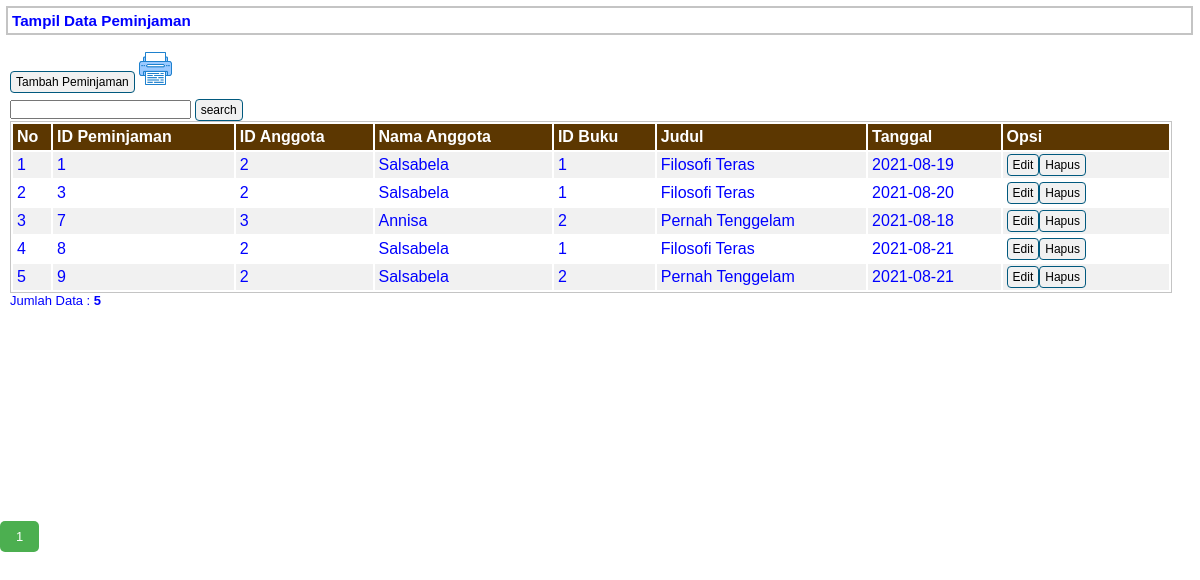
Page /pages/peminjaman.php on the committed database.
### tables this page shows
CREATE TABLE `peminjaman` (
  `id_peminjaman` int(11) NOT NULL,
  `idanggota` varchar(5) NOT NULL,
  `id_buku` int(11) NOT NULL,
  `tanggal_pinjam` date NOT NULL
);

CREATE TABLE `tbanggota` (
  `idanggota` varchar(5) NOT NULL,
  `nama` varchar(30) NOT NULL,
  `jeniskelamin` varchar(10) NOT NULL,
  `alamat` varchar(40) NOT NULL,
  `status` varchar(20) NOT NULL,
  `foto` varchar(35) NOT NULL
);

CREATE TABLE `tbbuku` (
  `id_buku` int(11) NOT NULL,
  `judul` varchar(50) NOT NULL,
  `penerbit` varchar(50) NOT NULL,
  `penulis` varchar(50) NOT NULL,
  `tahun_terbit` int(11) NOT NULL,
  `foto` varchar(35) NOT NULL
);

### pages/peminjaman.php (the view, shortened to what this page needs)
<?php
include'../koneksi.php';
?>
<link rel="stylesheet" type="text/css" href="../style.css">
<div id="label-page"><h3>Tampil Data Peminjaman</h3></div>
<div id="content">
	<p id="tombol-tambah-container">
		<a href="peminjaman-input.php" class="tombol">Tambah Peminjaman</a>
		<a target="_blank" href="cetak.php"><img src="printer.png" height="35px"></a>
		<div class="form-inline">
			<div alignnment="right">
				<form method=post>
					<input type="text" name="pencarian">
					<input type="submit" name="search" value="search" class="tombol">
				</form>
			</div>
		</div>
	</p>
	<table id="tabel-tampil">
		<thead>
			<tr>
				<th id="label-tampil-no">No</td>
				<th>ID Peminjaman</th>
				<th>ID Anggota</th>
				<th>Nama Anggota</th>
				<th>ID Buku</th>
				<th>Judul</th>
				<th>Tanggal</th>
				<th id="label-opsi">Opsi</th>
			</tr>
		</thead>
		<tbody>
			<?php
			$batas=5;
			extract($_GET);
			if(empty($hal)){
				$posisi = 0;
				$hal = 1;
				$nomor = 1;
			} else {
				$posisi = ($hal-1) * $batas;
				$nomor = $posisi+1;
			}
			if($_SERVER['REQUEST_METHOD'] == "POST"){
				$pencarian = trim(mysqli_real_escape_string($db, $_POST['pencarian']));
				if($pencarian != ""){
					$sql = "SELECT peminjaman.id_peminjaman, peminjaman.idanggota, tbanggota.nama, peminjaman.id_buku, tbbuku.judul, peminjaman.tanggal_pinjam FROM peminjaman JOIN tbanggota ON peminjaman.idanggota = tbanggota.idanggota JOIN tbbuku ON peminjaman.id_buku=tbbuku.id_buku WHERE peminjaman.id_peminjaman LIKE '%$pencarian%'
							OR tbanggota.idanggota LIKE '%$pencarian%'
							OR tbbuku.id_buku LIKE '%$pencarian%'
							OR peminjaman.tanggal_pinjam LIKE '%$pencarian%'";
					$query = $sql;
					$queryJml = $sql;
				} else {
					$query = "SELECT peminjaman.id_peminjaman, peminjaman.idanggota, tbanggota.nama, peminjaman.id_buku, tbbuku.judul, peminjaman.tanggal_pinjam FROM peminjaman JOIN tbanggota ON peminjaman.idanggota = tbanggota.idanggota JOIN tbbuku ON peminjaman.id_buku=tbbuku.id_buku LIMIT $posisi, $batas";
					$queryJml = "SELECT * FROM peminjaman";
					$no = $posisi * 1;
				}
			}
			else{
				$query = "SELECT  peminjaman.id_peminjaman, peminjaman.idanggota, tbanggota.nama, peminjaman.id_buku, tbbuku.judul, peminjaman.tanggal_pinjam FROM peminjaman JOIN tbanggota ON peminjaman.idanggota = tbanggota.idanggota JOIN tbbuku ON peminjaman.id_buku=tbbuku.id_buku LIMIT $posisi, $batas";
				$queryJml = "SELECT * FROM peminjaman";
			}
			$q_tampil_peminjaman = mysqli_query($db, $query);
			if(mysqli_num_rows($q_tampil_peminjaman)> 0){
				while ($r_tampil_peminjaman=mysqli_fetch_array($q_tampil_peminjaman)) {
					?>
					<tr>
						<td><?php echo $nomor; ?></td>
						<td><?php echo $r_tampil_peminjaman['id_peminjaman']; ?></td>
						<td><?php echo $r_tampil_peminjaman['idanggota']; ?></td>
						<td><?php echo $r_tampil_peminjaman['nama']; ?></td>
						<td><?php echo $r_tampil_peminjaman['id_buku']; ?></td>
						<td><?php echo $r_tampil_peminjaman['judul']; ?></td>
						<td><?php echo $r_tampil_peminjaman['tanggal_pinjam']; ?></td>
						<td>
							<div class="tombol-opsi-container"><a href="peminjaman-edit.php?id=<?php echo $r_tampil_peminjaman['id_peminjaman'];?>" class="tombol">Edit</a>
							</div>
							<div class="tombol-opsi-container"><a href="../proses/peminjaman-hapus.php?id=<?php echo $r_tampil_peminjaman['id_peminjaman'];?>" onclick = "return confirm ('Apakah Anda Yakin Akan Menghapus Data Ini?')" class="tombol">Hapus</a>
							</div>
						</td>
					</tr>
					<?php
							$nomor++;
				}
			}
			else{
				echo "<tr><td colspan=6>Data Tidak Ditemukan</td></tr>";
			}
			?>
		</tbody>
	</table>
	<?php
	if(isset($_POST['pencarian'])){
		if($_POST['pencarian']!=' '){
			echo "<div style=\"float:left;\">";
			$jml = mysqli_num_rows(mysqli_query($db, $queryJml));
			echo "Data Hasil Pencarian: <b>$jml</b>";
		}
	} else {
	?>
		<div style="float: left;">
			<?php
				$jml = mysqli_num_rows(mysqli_query($db, $queryJml));
				echo "Jumlah Data : <b>$jml</b>";
			?>
		</div>
		</div>
		<div class="pagination">
			<?php
			$jml_hal = ceil($jml / $batas);
			for($i = 1; $i <= $jml_hal; $i++){
				if($i != $hal){
					echo "<a href=\"?p=peminjaman&hal=$i\">$i</a>";
				} else {
					echo "<a class=\"active\">$i</a>";
				}
			}
			?>
		</div>
	<?php
	}
	?>

### style.css (style rules this page uses)
* { margin: 0px; padding: 0px }
.pagination { display: inline-block; }
.pagination a { color: black; float: left; padding: 8px 16px; text-decoration: none; }
.pagination a.active { background-color: #4caf50; color: white; border-radius: 5px; }
#label-page { margin-top: 6px; margin-bottom: 6px; margin-left: 6px; border: 2px solid #c4c4c4; padding: 4px; width: 97.9%; }
#content { float: left; width: 96.8%; min-height: 454px; background-image: border: 2px solid #c4c4c4; padding: 10px; margin-bottom: 6px; }
.tombol { border-radius: 4px; font-size: 12px; text-decoration: none; background-color: #f1f1f1; padding-top: 3px; padding-bottom: 3px; padding-left: 5px; padding-right: 5px; border: 1px solid #01597e; color: black; }
#tombol-tambah-container { margin-bottom: 10px; }
#tabel-tampil { border: 1px solid #c4c4c4; width: 100%; }
#tabel-tampil tr:nth-child(odd) { background-color: #f1f1f1; }
#tabel-tampil tr th { background-color: #5c3701; color: #ffffff; padding: 4px; text-align: left; }
#tabel-tampil td { padding: 4px; }
#label-tampil-no { width: 30px; }
#label-opsi { width: 158px; font-weight: bold; }
.tombol-opsi-container { float: left; }

### rows in the picture
peminjaman: id_peminjaman "1", idanggota "2", idanggota.nama "Salsabela", id_buku "1", id_buku.judul "Filosofi Teras", tanggal_pinjam "2021-08-19"
peminjaman: id_peminjaman "3", idanggota "2", idanggota.nama "Salsabela", id_buku "1", id_buku.judul "Filosofi Teras", tanggal_pinjam "2021-08-20"
peminjaman: id_peminjaman "7", idanggota "3", idanggota.nama "Annisa", id_buku "2", id_buku.judul "Pernah Tenggelam", tanggal_pinjam "2021-08-18"
peminjaman: id_peminjaman "8", idanggota "2", idanggota.nama "Salsabela", id_buku "1", id_buku.judul "Filosofi Teras", tanggal_pinjam "2021-08-21"
peminjaman: id_peminjaman "9", idanggota "2", idanggota.nama "Salsabela", id_buku "2", id_buku.judul "Pernah Tenggelam", tanggal_pinjam "2021-08-21"

### other values in the picture
$jml "5"
